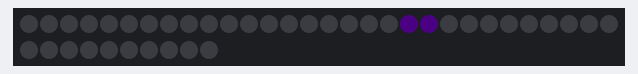
Bench run of a program on a simulated Arduino Nano, built with avr-gcc and run on an emulated ATmega328P. Parts: 40 RGB LEDs in strip order, left to right, continuing on the next row. Dim RGB values are drawn brighter than linear.

Above: at 0.1 s.
At 0.71 s:
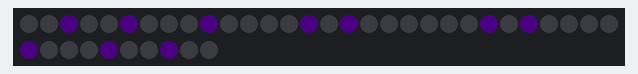
At 1.31 s:
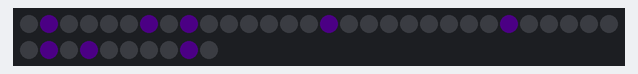
At 1.71 s:
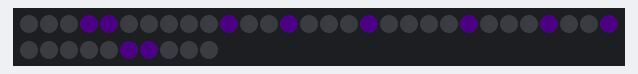
At 2.32 s:
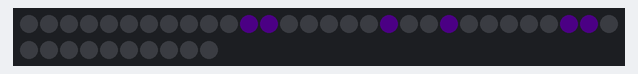

The program:

main.cpp
```cpp
#include <Arduino.h>
#include <FastLED.h>


const int ledPin = 2;
const int numLeds = 40;
const int brightness = 10;

CRGB leds[numLeds];

uint8_t green = 0;

int heart[5][8] = {
  {0,0,1,0,0,1,0,0},
  {0,1,1,1,1,1,1,0},
  {0,1,1,1,1,1,1,0},
  {0,0,1,1,1,1,0,0},
  {0,0,0,1,1,0,0,0}
};


uint8_t frames[28][5][8] = {
  //Frame 1
  {
  {0,0,0,0,0,0,0,1},
  {0,0,0,0,0,0,0,1},
  {0,0,0,0,0,0,0,1},
  {0,0,0,0,0,0,0,1},
  {0,0,0,0,0,0,0,1}
  },
  //Frame 2
  {
  {0,0,0,0,0,0,1,1},
  {0,0,0,0,0,0,1,0},
  {0,0,0,0,0,0,1,1},
  {0,0,0,0,0,0,1,0},
  {0,0,0,0,0,0,1,1}
  },
  //Frame 3
  {
  {0,0,0,0,0,1,1,1},
  {0,0,0,0,0,1,0,0},
  {0,0,0,0,0,1,1,0},
  {0,0,0,0,0,1,0,0},
  {0,0,0,0,0,1,1,1}
  },
  //Frame 4
  {
  {0,0,0,0,1,1,1,0},
  {0,0,0,0,1,0,0,0},
  {0,0,0,0,1,1,0,0},
  {0,0,0,0,1,0,0,0},
  {0,0,0,0,1,1,1,0}
  },
  //Frame 5
  {
  {0,0,0,1,1,1,0,1},
  {0,0,0,1,0,0,0,1},
  {0,0,0,1,1,0,0,1},
  {0,0,0,1,0,0,0,1},
  {0,0,0,1,1,1,0,1}
  },
  //Frame 6
  {
  {0,0,1,1,1,0,1,0},
  {0,0,1,0,0,0,1,1},
  {0,0,1,1,0,0,1,0},
  {0,0,1,0,0,0,1,0},
  {0,0,1,1,1,0,1,0}
  },
  //Frame 7
  {
  {0,1,1,1,0,1,0,0},
  {0,1,0,0,0,1,1,0},
  {0,1,1,0,0,1,0,1},
  {0,1,0,0,0,1,0,0},
  {0,1,1,1,0,1,0,0}
  },
  //Frame 8
  {
  {1,1,1,0,1,0,0,0},
  {1,0,0,0,1,1,0,1},
  {1,1,0,0,1,0,1,0},
  {1,0,0,0,1,0,0,0},
  {1,1,1,0,1,0,0,0}
  },
  //Frame 9
  {
  {1,1,0,1,0,0,0,1},
  {0,0,0,1,1,0,1,1},
  {1,0,0,1,0,1,0,1},
  {0,0,0,1,0,0,0,1},
  {1,1,0,1,0,0,0,1}
  },
  //Frame 10
  {
  {1,0,1,0,0,0,1,0},
  {0,0,1,1,0,1,1,0},
  {0,0,1,0,1,0,1,0},
  {0,0,1,0,0,0,1,0},
  {1,0,1,0,0,0,1,0}
  },
  //Frame 11
  {
  {0,1,0,0,0,1,0,1},
  {0,1,1,0,1,1,0,1},
  {0,1,0,1,0,1,0,1},
  {0,1,0,0,0,1,0,1},
  {0,1,0,0,0,1,0,1}
  },
  //Frame 12
  {
  {1,0,0,0,1,0,1,0},
  {1,1,0,1,1,0,1,1},
  {1,0,1,0,1,0,1,0},
  {1,0,0,0,1,0,1,0},
  {1,0,0,0,1,0,1,0}
  },
  //Frame 13
  {
  {0,0,0,1,0,1,0,0},
  {1,0,1,1,0,1,1,0},
  {0,1,0,1,0,1,0,1},
  {0,0,0,1,0,1,0,0},
  {0,0,0,1,0,1,0,0}
  },
  //Frame 14
  {
  {0,0,1,0,1,0,0,0},
  {0,1,1,0,1,1,0,1},
  {1,0,1,0,1,0,1,0},
  {0,0,1,0,1,0,0,0},
  {0,0,1,0,1,0,0,0}
  },
  //Frame 15
  {
  {0,1,0,1,0,0,0,1},
  {1,1,0,1,1,0,1,1},
  {0,1,0,1,0,1,0,1},
  {0,1,0,1,0,0,0,1},
  {0,1,0,1,0,0,0,1}
  },
  //Frame 16
  {
  {1,0,1,0,0,0,1,0},
  {1,0,1,1,0,1,1,0},
  {1,0,1,0,1,0,1,0},
  {1,0,1,0,0,0,1,0},
  {1,0,1,0,0,0,1,0}
  },
  //Frame 17
  {
  {0,1,0,0,0,1,0,0},
  {0,1,1,0,1,1,0,1},
  {0,1,0,1,0,1,0,1},
  {0,1,0,0,0,1,0,1},
  {0,1,0,0,0,1,0,1}
  },
  //Frame 18
  {
  {1,0,0,0,1,0,0,1},
  {1,1,0,1,1,0,1,0},
  {1,0,1,0,1,0,1,1},
  {1,0,0,0,1,0,1,0},
  {1,0,0,0,1,0,1,0}
  },
  //Frame 19
  {
  {0,0,0,1,0,0,1,1},
  {1,0,1,1,0,1,0,0},
  {0,1,0,1,0,1,1,1},
  {0,0,0,1,0,1,0,0},
  {0,0,0,1,0,1,0,0}
  },
  //Frame 20
  {
  {0,0,1,0,0,1,1,0},
  {0,1,1,0,1,0,0,1},
  {1,0,1,0,1,1,1,1},
  {0,0,1,0,1,0,0,1},
  {0,0,1,0,1,0,0,1}
  },
  //Frame 21
  {
  {0,1,0,0,1,1,0,0},
  {1,1,0,1,0,0,1,0},
  {0,1,0,1,1,1,1,0},
  {0,1,0,1,0,0,1,0},
  {0,1,0,1,0,0,1,0}
  },
  //Frame 22
  {
  {1,0,0,1,1,0,0,0},
  {1,0,1,0,0,1,0,0},
  {1,0,1,1,1,1,0,0},
  {1,0,1,0,0,1,0,0},
  {1,0,1,0,0,1,0,0}
  },
  //Frame 23
  {
  {0,0,1,1,0,0,0,0},
  {0,1,0,0,1,0,0,0},
  {0,1,1,1,1,0,0,0},
  {0,1,0,0,1,0,0,0},
  {0,1,0,0,1,0,0,0}
  },
  //Frame 24
  {
  {0,1,1,0,0,0,0,0},
  {1,0,0,1,0,0,0,0},
  {1,1,1,1,0,0,0,0},
  {1,0,0,1,0,0,0,0},
  {1,0,0,1,0,0,0,0}
  },
  //Frame 25
  {
  {1,1,0,0,0,0,0,0},
  {0,0,1,0,0,0,0,0},
  {1,1,1,0,0,0,0,0},
  {0,0,1,0,0,0,0,0},
  {0,0,1,0,0,0,0,0}
  },
  //Frame 26
  {
  {1,0,0,0,0,0,0,0},
  {0,1,0,0,0,0,0,0},
  {1,1,0,0,0,0,0,0},
  {0,1,0,0,0,0,0,0},
  {0,1,0,0,0,0,0,0}
  },
  //Frame 27
  {
  {0,0,0,0,0,0,0,0},
  {1,0,0,0,0,0,0,0},
  {1,0,0,0,0,0,0,0},
  {1,0,0,0,0,0,0,0},
  {1,0,0,0,0,0,0,0}
  },
  //Frame 28
  {
  {0,0,0,0,0,0,0,0},
  {0,0,0,0,0,0,0,0},
  {0,0,0,0,0,0,0,0},
  {0,0,0,0,0,0,0,0},
  {0,0,0,0,0,0,0,0}
  }
};


uint8_t dia1[1] = {0};
uint8_t dia2[2] = {1,8};
uint8_t dia3[3] = {2,9,16};
uint8_t dia4[4] = {3,10,17,24};
uint8_t dia5[5] = {4,11,18,25,32};
uint8_t dia6[5] = {5,12,19,26,33};
uint8_t dia7[5] = {6,13,20,27,34};
uint8_t dia8[5] = {7,14,21,28,35};
uint8_t dia9[4] = {15,22,29,36};
uint8_t dia10[3] = {23,30,37};
uint8_t dia11[2] = {31,38};
uint8_t dia12[1] = {39};
uint8_t dia13[1] = {40};

uint8_t* diagonals[13] = {dia1, dia2, dia3, dia4, dia5, dia6, dia7, dia8, dia9, dia10, dia11, dia12, dia13};
const int diagonalSizes[13] = {1, 2, 3, 4, 5, 5, 5, 5, 4, 3, 2, 1, 1};

CRGB rainbow[7] = {{255,0,0}, {255,127,0}, {0,255,0}, {0,0,255}, {75,0,130}};

void diagonalSweep(int color) {
  for (int i = 0; i < 13; i++){
    for (int j = 0; j < diagonalSizes[i]; j++) {
      leds[diagonals[i][j]] = CRGB(rainbow[color]);
    }
     FastLED.show();
    delay(50);
  }
}


uint8_t spi1[2] = {19,20};
uint8_t spi2[6] = {11,12,18,21,27,28};
uint8_t spi3[10] = {3,4,10,13,17,22,26,29,35,36};
uint8_t spi4[10] = {2,5,9,14,16,23,25,30,34,37};
uint8_t spi5[8] = {1,6,8,15,24,31,33,38};
uint8_t spi6[4] = {0,7,32,39};
uint8_t spi7[8] = {1,6,8,15,24,31,33,38};
uint8_t spi8[10] = {2,5,9,14,16,23,25,30,34,37};
uint8_t spi9[10] = {3,4,10,13,17,22,26,29,35,36};
uint8_t spi10[6] = {11,12,18,21,27,28};


uint8_t* spirals[10] = {spi1, spi2, spi3, spi4, spi5, spi6, spi7, spi8, spi9, spi10};

const int spiralsSizes[10] = {2,6,10,10,8,4,8,10,10,6};

void spiral() {
  for (int i = 0; i < 10; i++){
    for(int k = 0; k < numLeds; k++){
      leds[k] = CRGB(0,0,0);
    }
    for (int j = 0; j < spiralsSizes[i]; j++) {
      leds[spirals[i][j]] = CRGB(106,13,173);
    }
     FastLED.show();
    delay(200);
  }
}


void setup() {
  FastLED.addLeds<WS2812B, ledPin, GRB>(leds, numLeds);
  FastLED.setBrightness(brightness);

  // Heart Shape

  // for (int i = 0; i < numLeds; i++) {
  //   int column = i % 8;
  //   int row = i / 8;
  //   if(heart[row][column] == 1) {
  //     leds[i] = CRGB(255,0,0);
  //   }
  //   else {
  //     leds[i] = CRGB(0,0,0);
  //   }
  //   FastLED.show();
  // }
}

void loop() {
  // Rainbow Mode

  // fill_rainbow(leds, numLeds, green, 7);
  // FastLED.show();
  // EVERY_N_MILLISECONDS(20) {
  //   green++;
  // }

  //Power Test

  // for (int led = 0; led < numLeds; led++) {
  //   leds[led] = CRGB(255,0,0);
  //   FastLED.show();
  //   delay(250);
  // }

  // Name Animation

  // for (int frame = 0; frame < 28; frame++) {
  //   for (int i = 0; i < numLeds; i++) {
  //     int column = 7 - (i % 8);
  //     int row = i / 8;
  //     if(frames[frame][row][column] == 1) {
  //       leds[i] = CRGB(255,255,0);
  //     }
  //     else {
  //       leds[i] = CRGB(0,0,0);
  //     }
  //   }
  //   FastLED.show();
  //   delay(200);
  // }


  //Rainbow Sweep
  // for (int i = 0; i < 5; i++){
  //   diagonalSweep(i);
  // }

  //Spiral
  for (int i = 0; i < 5; i++){
    spiral();
  }

}
```

Measured:
- by itself, everything shown: repeats every 2.0 s, in 10 steps
